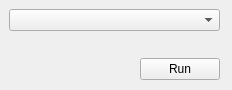
<?xml version="1.0" encoding="UTF-8"?>
<ui version="4.0">
 <class>MainWindow</class>
 <widget class="QMainWindow" name="MainWindow">
  <property name="geometry">
   <rect>
    <x>0</x>
    <y>0</y>
    <width>232</width>
    <height>90</height>
   </rect>
  </property>
  <property name="windowTitle">
   <string>Segmentation</string>
  </property>
  <property name="windowIcon">
   <iconset resource="resources.qrc">
    <normaloff>:/newPrefix/icon.ico</normaloff>:/newPrefix/icon.ico</iconset>
  </property>
  <widget class="QWidget" name="centralwidget">
   <widget class="QWidget" name="verticalLayoutWidget">
    <property name="geometry">
     <rect>
      <x>9</x>
      <y>9</y>
      <width>211</width>
      <height>71</height>
     </rect>
    </property>
    <layout class="QVBoxLayout" name="verticalLayout">
     <item>
      <widget class="QComboBox" name="channel_combo"/>
     </item>
     <item>
      <spacer name="verticalSpacer">
       <property name="orientation">
        <enum>Qt::Vertical</enum>
       </property>
       <property name="sizeHint" stdset="0">
        <size>
         <width>20</width>
         <height>40</height>
        </size>
       </property>
      </spacer>
     </item>
     <item>
      <layout class="QHBoxLayout" name="horizontalLayout">
       <item>
        <spacer name="horizontalSpacer">
         <property name="orientation">
          <enum>Qt::Horizontal</enum>
         </property>
         <property name="sizeHint" stdset="0">
          <size>
           <width>40</width>
           <height>20</height>
          </size>
         </property>
        </spacer>
       </item>
       <item>
        <widget class="QPushButton" name="segment_button">
         <property name="text">
          <string>Run</string>
         </property>
        </widget>
       </item>
      </layout>
     </item>
    </layout>
   </widget>
  </widget>
 </widget>
 <resources>
  <include location="resources.qrc"/>
 </resources>
 <connections/>
</ui>
